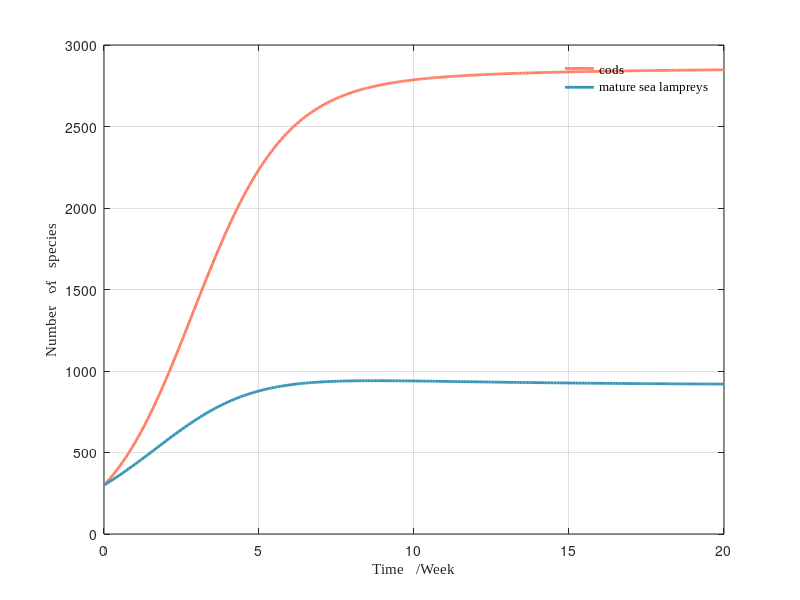

Reproduce this figure in MATLAB.
%Lotka-Volterra__competition

t=0:0.1:20;x0=[300,300];r1=0.8;r2=0.5;N1=4000;N2=1600;s1=0.5;s2=0.6;

% t：time frame
% x0：the initial number of cods and mature sea lampreys (25 and 2)
% r1：cods' growth rate during independent survival  
% r2：mature sea lamprey's growth rate during independent survival
% N1：cods' environmental capacity
% N2：mature sea lampreys' environmental capacity
% x(1)，(x(t))：cods' number
% x(2)，(y(t))：mature sea lampreys's number
% s1：for the resources that support cods, the consumption of a unit of mature sea lampreys (relative to N2) is a factor of g1 that of a unit of quantity cods (relative to N1).
% s2：for the resources that support mature sea lampreys, the consumption of a unit of cods (relative to N1) is a factor of g1 that of a unit of quantity mature sea lampreys (relative to N2).
y=@(t,x)[r1.*x(1).*(1-(x(1)./N1)-s1.*(x(2)./N2));r2.*x(2).*(1-(x(2)./N2)-s2.*(x(1)./N1))];
[t,x]=ode45(y,t,x0);

%y(t),x(t)
plot(t,x(:,1),'Linewidth',2,'Color','#FF8066');
hold on;
plot(t,x(:,2),'Linewidth',2,'Color','#3596B5');
grid; 
legend('cods','mature sea lampreys','FontName','Times New Roman','Linewidth', 2); 
xlabel('Time   /Week','FontName','Times New Roman','Linewidth', 2);
ylabel('Number   of   species','FontName','Times New Roman','Linewidth', 2);
legend('boxoff');
